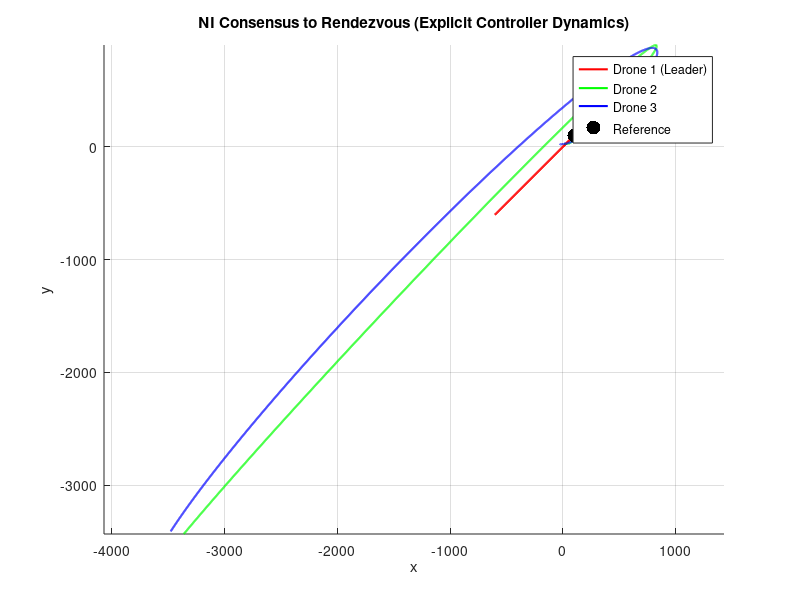

MATLAB code to generate this figure:
%% NI Consensus Controller Simulation (Explicit udot Dynamics)

T = 8; dt = 0.001;
t = 0:dt:T;
N = length(t);

% Initial states: [x1; y1; x1dot; y1dot; x2; y2; x2dot; y2dot; x3; y3; x3dot; y3dot]
X = zeros(12, N);
X(:,1) = [10; 10; -10; -10; -4; 20; 10; 10; -32; 12; -10; 10];

u = zeros(6, N);
udot = zeros(6, 1);

r = [100; 100];

for i=1:N-1
    x1 = X(1,i); y1 = X(2,i);
    x2 = X(5,i); y2 = X(6,i);
    x3 = X(9,i); y3 = X(10,i);
    u_dash = [...
        r(1) - x1;
        r(2) - y1;
        x1 - x2;
        y1 - y2;
        x1 - x3;
        y1 - y3];
    udot=2*u_dash - u(:,i);
    u(:,i+1) = max(min(u(:,i+1), 20), -20);
    u(:,i+1) = u(:,i) + dt * udot;
    dx = zeros(12,1);
    dx(1) = X(3,i);        dx(2) = X(4,i);
    dx(3) = u(1,i);        dx(4) = u(2,i);

    dx(5) = X(7,i);        dx(6) = X(8,i);
    dx(7) = u(3,i);        dx(8) = u(4,i);

    dx(9) = X(11,i);       dx(10) = X(12,i);
    dx(11) = u(5,i);       dx(12) = u(6,i);

    X(:,i+1) = X(:,i) + dt * dx;
end

figure; hold on; grid on; axis equal;
plot(X(1,:), X(2,:), 'r', 'LineWidth', 1.5);  % Drone 1
plot(X(5,:), X(6,:), 'g', 'LineWidth', 1.5);  % Drone 2
plot(X(9,:), X(10,:), 'b', 'LineWidth', 1.5); % Drone 3
scatter(r(1), r(2), 100, 'k', 'filled');
legend('Drone 1 (Leader)', 'Drone 2', 'Drone 3', 'Reference')
xlabel('x'); ylabel('y');
title('NI Consensus to Rendezvous (Explicit Controller Dynamics)');